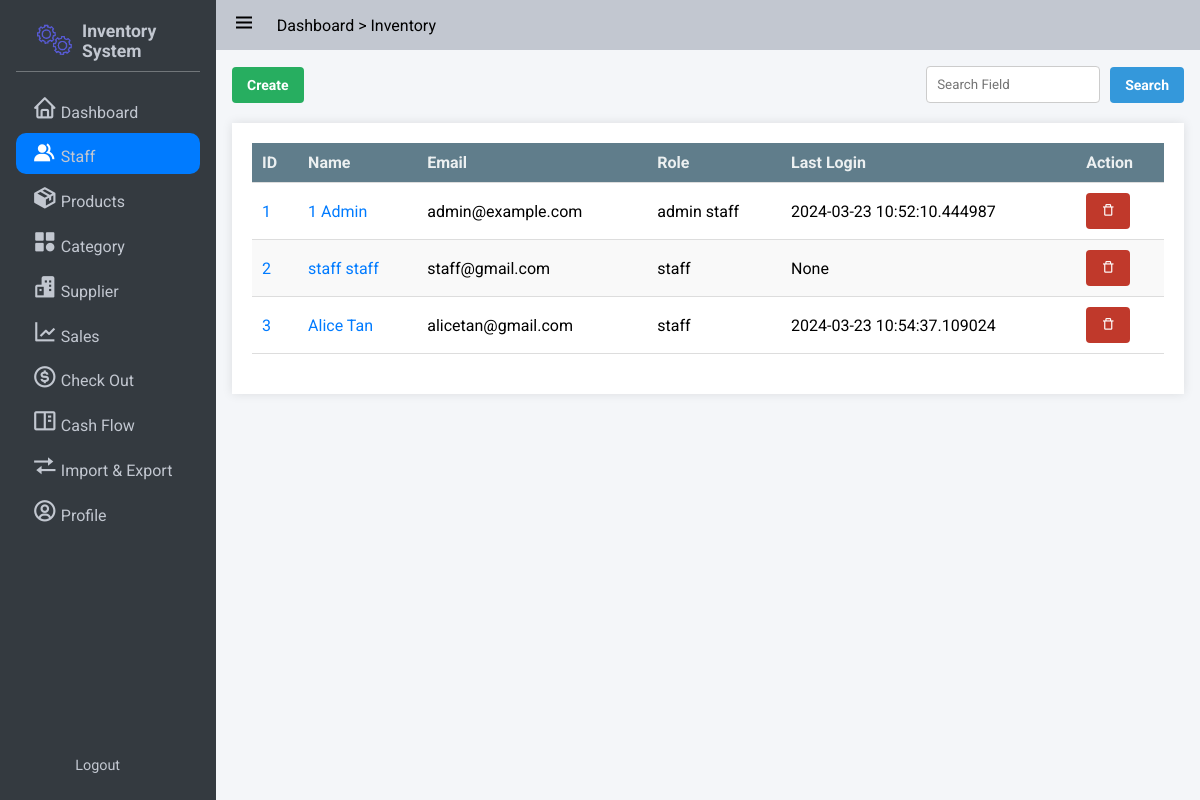
Page /staff/ (signed in) on the committed database.
### app/models/user.py (models this page shows, shortened)
class User(UserMixin,db.Model):
    __tablename__ = 'users'
    id = db.Column(db.Integer, primary_key=True)
    StaffID = db.Column(db.String,unique = True)
    First_Name = db.Column(db.String(100, collation='NOCASE'), nullable=False, server_default='')
    Last_Name = db.Column(db.String(100, collation='NOCASE'), nullable=False, server_default='')
    Email = db.Column(db.String(50), unique=True, nullable=False)
    Password = db.Column(db.String(80), nullable=False)
    pins = db.Column(db.Integer)
    roles = db.relationship('Role', secondary='user_roles')
    active = db.Column('is_active', db.Boolean(), nullable=False, server_default='1')
    Email_Confirmed_At = db.Column(db.DateTime())
    Last_Login = db.Column(db.DateTime())

class Role(db.Model):
    __tablename__ = 'roles'
    id = db.Column(db.Integer(), primary_key=True)
    name = db.Column(db.String(50), unique=True)

### app/user/routes.py (the view)
@bp.route('/')
def index():
    page = request.args.get('page', 1, type=int)
    search_query = request.args.get('q', '')
    form = EditStaffForm()
    if search_query:
        staffs = User.query.filter(db.or_(User.First_Name.ilike(f'%{search_query}%'),User.Last_Name.ilike(f'%{search_query}'))).paginate(page, per_page=10)
    else:
        staffs = User.query.paginate(page = page, per_page=10)
    return render_template('admin/staff_management.html', staffs=staffs,form =form)

### app/user/routes.py
class EditStaffForm(FlaskForm):
    id = StringField("Staff ID", validators=[InputRequired()])
    first_name = StringField('First Name', validators=[InputRequired(), Length(max=100)])
    last_name = StringField('Last Name', validators=[InputRequired(), Length(max=100)])
    email = StringField('Email', validators=[InputRequired(), Email(), Length(max=50)])
    pins = IntegerField('Security Pin', validators=[InputRequired(),NumberRange(min=6)])

### app/auth.py (called while the page is built)
@login_manager.user_loader
def load_user(user_id):
    return User.query.get(int(user_id))

### app/templates/admin/staff_management.html (shortened to what this page needs)
{% extends 'base.html' %}
{% block css_style %}
    <link rel="stylesheet" href="{{url_for('static',filename='css/flex.css')}}">
    <link rel="stylesheet" href="{{url_for('static',filename='css/grid.css')}}">
    <link rel="stylesheet" href="{{url_for('static',filename='css/table.css')}}">
    <link rel="stylesheet" href="{{url_for('static',filename='css/form.css')}}">
    <link rel="stylesheet" href="{{url_for('static',filename='css/modal.css')}}">
{% endblock %}
{% block nav_staff %}active{% endblock %}
{% block content %}
<div class="flex flex-between-center">
    <a href="{{url_for('user.create_staff')}}" class="button success">Create</a>
    <form action="{{url_for('user.search_staff')}}" method="get" class="flex flex-start-center">
        <input type="text" name="search" style="display: inline-block; margin: 0 10px 0 0;" placeholder="Search Field" required>
        <button type="submit" class="button primary">Search</button>
    </form>
</div>
<div class="table-container maxheight-800 scrollable">
    <table >
        <thead>
            <tr>
                <th>ID</th>
                <th>Name</th>
                <th>Email</th>
                <th>Role</th>
                <th>Last Login</th>
                <th>Action</th>
            </tr>
        </thead>
        <tbody>
            {% for staff in staffs %}
            <tr>
                <td>
                    <span><a href="{{url_for('user.get_staff',id = staff.id)}}">{{ staff.id}}</a></span>
                </td>
                <td>
                    <span><a href="{{url_for('user.get_staff',id = staff.id)}}">{{ staff.First_Name + ' ' + staff.Last_Name}}</a></span>
                </td>
                <td>
                    <span>{{ staff.Email}}</span>
                </td>
                <td>
                    {% for role in staff.roles %}
                    {{role.name}}
                    {% endfor %}
                </td>
                <td>
                    {{ staff.Last_Login}}
                </td>
                <td>
                <form method="POST" action="{{ url_for('user.delete_staff', id=staff.id) }}" style="display: inline-block;">
                    <button id="delete" type="submit" class="button error" onclick="return confirm('Are you sure you want to delete this item?')"><i class='bx bx-trash-alt'></i></button>
                </form>
                </td>
            </tr>
            {% endfor %}
        </tbody>
    </table>
</div>
{% endblock %}

### app/templates/base.html (shortened to what this page needs)
<!DOCTYPE html>
<html lang="en">
<head>
    <link rel="stylesheet" href="{{url_for('static',filename='css/button.css')}}">
    <link rel="stylesheet" href="{{url_for('static',filename='css/style.css')}}">
    <link rel="stylesheet" href="{{url_for('static',filename='css/responsive.css')}}">
    <link rel="stylesheet" href="{{url_for('static',filename='css/cards.css')}}">
    <link rel="stylesheet" href="{{url_for('static',filename='css/preloader.css')}}">
    <link href='https://unpkg.com/boxicons@2.1.4/css/boxicons.min.css' rel='stylesheet'>
    {% block css_style %}{% endblock %}
</head>
<body>
    <div class="wrapper">
        <aside class="opened" id="aside">
            <div class="sidebar">
                <div class="brand-items">
                    <div class="brand-logo">
                        <img src="{{url_for('static',filename='/img/gear-loader.gif')}}" alt="" class="brand-img">
                        <h3>Inventory System</h3>
                    </div>
                </div>
                <div class="menu-bar">
                    <div class="menu">
                        <ul class="menu-links">
                            <li class="menu-link {% block nav_dashboard %}{% endblock %}"><i class='nav-icon bx bx-home'></i><a href="{{ url_for('dashboard') }}">Dashboard</a></li>
                            <li class="menu-link {% block nav_staff %}{% endblock %}"><i class='nav-icon bx bxs-group' ></i><a href="{{ url_for('user.index') }}">Staff</a></li>
                            <li class="menu-link {% block nav_inventory %}{% endblock %}"><i class='nav-icon bx bxs-package'></i><a href="{{ url_for('product.index') }}">Products</a></li>
                            <li class="menu-link {% block nav_category %}{% endblock %}"><i class='nav-icon bx bxs-category' ></i><a href="{{ url_for('category.index') }}">Category</a></li>
                            <li class="menu-link {% block nav_supplier %}{% endblock %}"><i class='nav-icon bx bxs-buildings' ></i><a href="{{ url_for('supplier.index') }}">Supplier</a></li>
                            <li class="menu-link {% block nav_report %}{% endblock %}"><i class='nav-icon bx bx-line-chart' ></i><a href="{{ url_for('sale.sales_index') }}">Sales</a></li>
                            <li class="menu-link {% block nav_checkout %}{% endblock %}"><i class='nav-icon bx bx-dollar-circle' ></i><a href="{{ url_for('sale.show_checkout_page') }}">Check Out</a></li>
                            <li class="menu-link {% block nav_cashflow %}{% endblock %}"><i class='nav-icon bx bx-book-content'></i><a href="">Cash Flow</a></li>
                            <li class="menu-link {% block nav_ImExport %}{% endblock %}"><i class='nav-icon bx bx-transfer'></i><a href="{{url_for('main.imexport_overview')}}">Import & Export</a></li>
                            <li class="menu-link {% block nav_profile %}{% endblock %}"><i class='nav-icon bx bx-user-circle'></i><a href="{{url_for('user.get_staff',id=current_user.id)}}">Profile</a></li>
                        </ul>
                    </div>
                    <div class="bottom-content">
                        <li class="menu-link"><a href="{{url_for('auth.logout')}}">Logout</a></li>
                    </div>
                </div>
            </div>
        </aside>
       <div class="main">
            <header class="main-header">
                <div class="left-nav">
                    <div class="menu-burger">
                        <i class='bx bx-menu '></i>
                    </div>
                    <p>Dashboard > Inventory</p>
                </div>
            </header>
            <div class="main-container">
                    {% block content %} {% endblock %}
            </div>
        </div>
    </div>
    </body>
    </html>

### app/static/css/button.css (style rules this page uses)
:root { --primary-color: #3498db; --secondary-color: #2ecc71; --accent-color: #e74c3c; --background-color: #ecf0f1; --link-color: #2980b9; --border-color: #bdc3c7; --success-color: #27ae60; --warning-color: #f39c12; --error-color: #c0392b; --info-color: #3498db; --dark-color: #34495e; --light-color: #ecf0f1; --gray-color: #7f8c8d; --purple-color: #9b59b6; --pink-color: #e91e63; --teal-color: #009688; --orange-color: #e67e22; --brown-color: #795548; --cyan-color: #00bcd4; --indigo-color: #3f51b5; --lime-color: #cddc39; --amber-color: #ffc107; --deep-purple-color: #673ab7; --deep-orange-color: #ff5722; --light-green-color: #8bc34a; --blue-gray-color: #607d8b; --yellow-color: #ffeb3b; }
.button { display: inline-block; padding: 10px 15px; font-size: 14px; font-weight: bold; text-align: center; text-decoration: none; color: #fff; border: none; border-radius: 4px; cursor: pointer; transition: background-color 0.3s ease; }
.primary { background-color: var(--primary-color); color: #fff; }
.success { background-color: var(--success-color); color: #fff; }
.error { background-color: var(--error-color); color: #fff; }

### app/static/css/style.css (style rules this page uses)
:root { --text-color:#212529; --text-color-grey:#c2c7d0; --text-color-dark-grey:#898989; --main-color:#007bff; --main-color-hover:#228dff; --second-color:; --second-color-hover:; --white-color:#fff; --bg-color-dark:#343a40; --bg-color-second-light:#dee2e6; --bg-color-light:#f4f6f9; --toggle-color:#ddd; --red-color:#dc3545; --dark-yellow-color:#ffc107; --yellow-color:#ffc107; --sidebar-width:18%; }
* { font-family: 'Roboto', sans-serif; margin: 0; padding: 0; box-sizing: border-box; scrollbar-width: none; }
a { text-decoration: none; color: var(--main-color); }
ul,li { list-style: none; }
img { width: 100%; object-fit: cover; }
body { width: 100vw; height: 100vh; background: #e9ecef; position: relative; }
.wrapper { height: 100vh; width: 100vw; display: flex; overflow: hidden; }
input { padding: 10px; box-sizing: border-box; border: 1px solid #ccc; border-radius: 4px; }
aside { position: relative; width: 15px; height: 100vh; background: var(--bg-color-dark); transition: margin-left .3s ease-in-out .3s ease-in-out; overflow-x: hidden; overflow-y: hidden; z-index: 999; color: var(--text-color-grey); transition:width 0.3s linear; }
aside.opened { width: var(--sidebar-width); }
.sidebar { padding: 0.625rem 1rem; height: 100%; }
.sidebar li { margin-bottom: .2rem; padding: .5rem 1rem; align-items: flex-end; display: flex; border-radius: 10px; }
.brand-items { display: flex; align-items: center; justify-content: space-between; padding: 0.5rem 1rem; border-bottom: rgba(255, 255, 255, 0.3) 1px solid ; }
.brand-items img { width: 50px; object-fit: cover; padding: 0 5px 0 0; }
.brand-logo { display: flex; align-items: center; }
.brand-logo h3 { font-size: 1.1rem; }
.menu-bar { height: calc(100% - 4rem); display: flex; flex-direction: column; justify-content: space-between; }
.menu-links { margin-top: 1rem; }
.menu-link.active { background: var(--main-color); color: var(--white-color); transition: .05s ease-in-out .03s; }
.menu-link .nav-icon { text-align: center; margin-right: .2rem; font-size: 1.6rem; width: 1.6rem; }
.menu-link a { color: var(--text-color-grey); }
.bottom-content { display: flex; align-items: center; justify-content: space-between; flex-wrap: nowrap; padding: .2em 1em; font-size: 0.9rem; }
.main { width: calc(100% - var(--sidebar-width)); height: 100%; background: var(--bg-color-light); transition: width .3s ease-in; }
.main-header { position: relative; padding: .7rem .7rem; display: flex; justify-content: space-between; background: var(--text-color-grey); }
.left-nav { display: flex; align-items: center; }
.menu-burger { font-size: 1.8rem; }
.left-nav .menu-burger { padding: 0 0.3rem; margin-right: 1rem; font-size: 1.5rem; cursor: pointer; }
.main-container { padding: 1rem 1rem 4rem 1rem; overflow: scroll; height: 100%; }

### app/static/css/flex.css (style rules this page uses)
.flex { display: flex; }
.flex-start-center { justify-content: flex-start; align-items: center; }
.flex-between-center { justify-content: space-between; align-items: center; }

### app/static/css/form.css (style rules this page uses)
form { margin: 0; padding: 0; border: 0; }
form input[type="text"], form input[type="email"], form input[type="password"], form input[type="number"], form input[type="date"], form select, form textarea { width: 100%; padding: 10px; margin-bottom: 15px; box-sizing: border-box; border: 1px solid #ccc; border-radius: 4px; }

### rows in the picture
User: id "1", First_Name+Last_Name "1 Admin", Email "admin@example.com", Last_Login "2024-03-23 10:52:10.444987"
Role: name "admin"
Role: name "staff"
User: id "2", First_Name+Last_Name "staff staff", Email "staff@gmail.com", Last_Login "None"
User: id "3", First_Name+Last_Name "Alice Tan", Email "alicetan@gmail.com", Last_Login "2024-03-23 10:54:37.109024"
